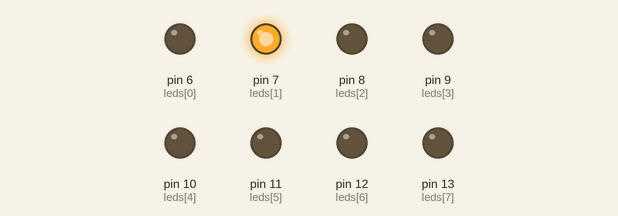
Simulated run of this sketch. Board: Arduino Uno, built with avr-gcc and run on an emulated ATmega328P. On the bench: output pins drawn as LEDs (lit = HIGH).

Above: at 0.1 s.
At 5.1 s:
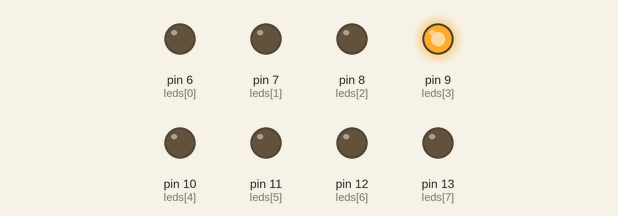
At 10.1 s:
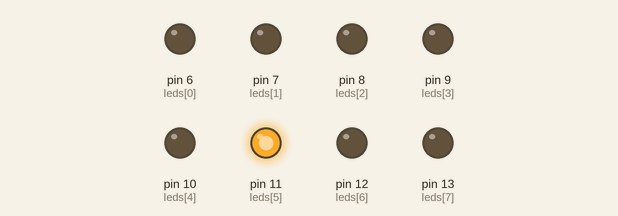
At 20.1 s:
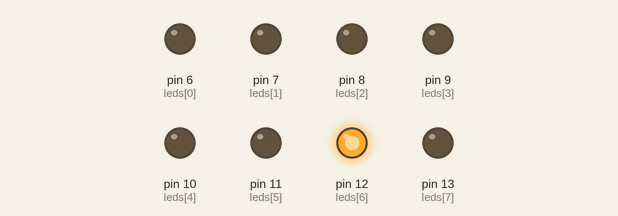
At 30.1 s:
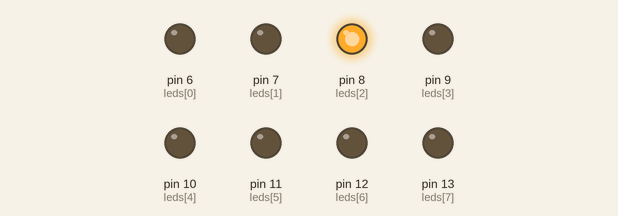
At 39.75 s:
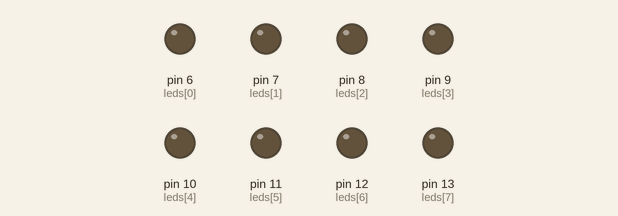
Timing chart, 0 to 40.0 s (numbered marks = the images above):
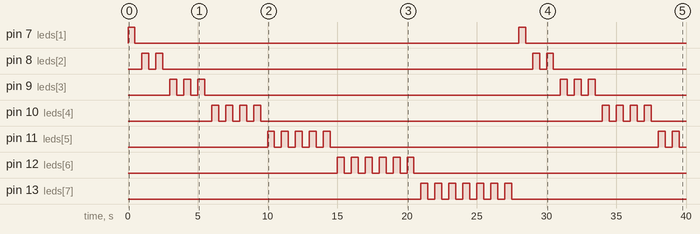

Measured:
- by itself, pin 7 (leds[1]): alternates HIGH for 0.50 s and LOW for 27.5 s
- by itself, pin 8 (leds[2]): LOW → HIGH at 1.0 s, → LOW 0.50 s later, → HIGH 0.50 s later, → LOW 0.50 s later, … (8 changes in this stretch)
- by itself, pin 9 (leds[3]): LOW → HIGH at 3.0 s, → LOW 0.50 s later, → HIGH 0.50 s later, → LOW 0.50 s later, … (12 changes in this stretch)
- by itself, pin 10 (leds[4]): goes 3 × (HIGH 0.50 s, LOW 0.50 s), HIGH 0.50 s, LOW 24.5 s, 3 × (HIGH 0.50 s, LOW 0.50 s), HIGH 0.50 s, then LOW
- by itself, pin 11 (leds[5]): goes 4 × (HIGH 0.50 s, LOW 0.50 s), HIGH 0.50 s, LOW 23.5 s, HIGH 0.50 s, LOW 0.50 s, HIGH 0.50 s, then LOW
- by itself, pin 12 (leds[6]): LOW → HIGH at 15.0 s, → LOW 0.50 s later, → HIGH 0.50 s later, → LOW 0.50 s later, … (12 changes in this stretch)
- by itself, pin 13 (leds[7]): LOW → HIGH at 21.0 s, → LOW 0.50 s later, → HIGH 0.50 s later, → LOW 0.50 s later, … (14 changes in this stretch)

The sketch:

Deber1_Juego_de_luces.ino
```cpp
//SISTEMAS MICROPROCESADOS
//DEBER #1
//Tema: Juego de luces
//Nombre: Kevin Oñate


int leds[8]={6,7,8,9,10,11,12,13};
int i=0;

void setup() {
  // put your setup code here, to run once:
  for(int i=0;i<8;i++){
    pinMode(leds[i],OUTPUT);
    }
 i=0;
}

void loop() {
  // put your main code here, to run repeatedly:

  //Se encienden los leds pares
/* for(i=0;i<8;i++){
    if(i % 2 == 0){
      digitalWrite(leds[i],HIGH);
      delay(500);
      digitalWrite(leds[i],LOW);
      delay(500);
      }
    }
*/

  //Se prenden los leds impares
/*  for(i=0;i<8;i++){
    if(i % 2 !=0){
      digitalWrite(leds[i],HIGH);
      delay(300);
      digitalWrite(leds[i],LOW);
      delay(300);
      }
    }
*/
   // Se repelen los leds
/*   for(i=0;i<=4;i++){
      digitalWrite(leds[i],HIGH);
      digitalWrite(leds[7-i],HIGH);
      delay(300);
   }
   for(i=4;i>=0;i--){
      digitalWrite(leds[i],LOW);
      digitalWrite(leds[7-i],LOW);
      delay(75);
   }
*/

      //Los pares se encienden una vez y los impares 2 veces
/*      for(i=0;i<8;i++){
        if(i % 2==0){
          digitalWrite(leds[i],HIGH);
          delay(300);
          digitalWrite(leds[i],LOW);
          delay(300);
          }
        else if(i % 2 !=0){
          digitalWrite(leds[i],HIGH);
          delay(300);
          digitalWrite(leds[i],LOW);
          delay(300);
          digitalWrite(leds[i],HIGH);
          delay(300);
          digitalWrite(leds[i],LOW);
          delay(300);
          }
        }
*/

      //Cada led parpadea dependiendo en la posicion que esté
        for(i=0;i<8;i++){
          switch(i){
            case 1:
            digitalWrite(leds[i],HIGH);
            delay(500);
            digitalWrite(leds[i],LOW);
            delay(500);
            break;
            case 2:
            digitalWrite(leds[i],HIGH);
            delay(500);
            digitalWrite(leds[i],LOW);
            delay(500);
            digitalWrite(leds[i],HIGH);
            delay(500);
            digitalWrite(leds[i],LOW);
            delay(500);
            break;
            case 3:
            digitalWrite(leds[i],HIGH);
            delay(500);
            digitalWrite(leds[i],LOW);
            delay(500);
            digitalWrite(leds[i],HIGH);
            delay(500);
            digitalWrite(leds[i],LOW);
            delay(500);
            digitalWrite(leds[i],HIGH);
            delay(500);
            digitalWrite(leds[i],LOW);
            delay(500);
            break;
            case 4:
            digitalWrite(leds[i],HIGH);
            delay(500);
            digitalWrite(leds[i],LOW);
            delay(500);
            digitalWrite(leds[i],HIGH);
            delay(500);
            digitalWrite(leds[i],LOW);
            delay(500);
            digitalWrite(leds[i],HIGH);
            delay(500);
            digitalWrite(leds[i],LOW);
            delay(500);
            digitalWrite(leds[i],HIGH);
            delay(500);
            digitalWrite(leds[i],LOW);
            delay(500);
            break;
            case 5:
            digitalWrite(leds[i],HIGH);
            delay(500);
            digitalWrite(leds[i],LOW);
            delay(500);
            digitalWrite(leds[i],HIGH);
            delay(500);
            digitalWrite(leds[i],LOW);
            delay(500);
            digitalWrite(leds[i],HIGH);
            delay(500);
            digitalWrite(leds[i],LOW);
            delay(500);
            digitalWrite(leds[i],HIGH);
            delay(500);
            digitalWrite(leds[i],LOW);
            delay(500);
            digitalWrite(leds[i],HIGH);
            delay(500);
            digitalWrite(leds[i],LOW);
            delay(500);
            break;
            case 6:
            digitalWrite(leds[i],HIGH);
            delay(500);
            digitalWrite(leds[i],LOW);
            delay(500);
            digitalWrite(leds[i],HIGH);
            delay(500);
            digitalWrite(leds[i],LOW);
            delay(500);
            digitalWrite(leds[i],HIGH);
            delay(500);
            digitalWrite(leds[i],LOW);
            delay(500);
            digitalWrite(leds[i],HIGH);
            delay(500);
            digitalWrite(leds[i],LOW);
            delay(500);
            digitalWrite(leds[i],HIGH);
            delay(500);
            digitalWrite(leds[i],LOW);
            delay(500);
            digitalWrite(leds[i],HIGH);
            delay(500);
            digitalWrite(leds[i],LOW);
            delay(500);
            break;
            case 7:
            digitalWrite(leds[i],HIGH);
            delay(500);
            digitalWrite(leds[i],LOW);
            delay(500);
            digitalWrite(leds[i],HIGH);
            delay(500);
            digitalWrite(leds[i],LOW);
            delay(500);
            digitalWrite(leds[i],HIGH);
            delay(500);
            digitalWrite(leds[i],LOW);
            delay(500);
            digitalWrite(leds[i],HIGH);
            delay(500);
            digitalWrite(leds[i],LOW);
            delay(500);
            digitalWrite(leds[i],HIGH);
            delay(500);
            digitalWrite(leds[i],LOW);
            delay(500);
            digitalWrite(leds[i],HIGH);
            delay(500);
            digitalWrite(leds[i],LOW);
            delay(500);
            digitalWrite(leds[i],HIGH);
            delay(500);
            digitalWrite(leds[i],LOW);
            delay(500);
            break;
            }
          }
}
```
